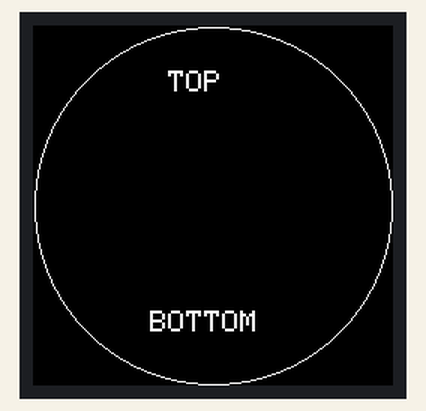
Recording of a sketch running on a simulated ESP32. Shown: 240×240 colour display. What the sketch prints to the serial monitor is not drawn.

Above: at 3.1 s.

The sketch:

step1_display_test.ino
```cpp
// Step 1 — GC9A01 display bring-up.
// Goal: prove wiring, SPI, rotation and the IPS flag before any pet logic exists.
// USB power only. Do not connect the LiPo yet.

#include <Arduino_GFX_Library.h>

// 7-pin module: no BLK pin, backlight is hardwired on.
// GPIO16/17 are not broken out on this board, so DC and RST moved to 4 and 25.
#define TFT_DC    4
#define TFT_CS    5
#define TFT_SCK  18
#define TFT_MOSI 23
#define TFT_RST  25

Arduino_DataBus *bus = new Arduino_ESP32SPI(
    TFT_DC, TFT_CS, TFT_SCK, TFT_MOSI, GFX_NOT_DEFINED /* MISO */);
Arduino_GFX *gfx = new Arduino_GC9A01(bus, TFT_RST, 0 /* rotation */, true /* IPS */);

void setup() {
  Serial.begin(115200);
  delay(200);
  Serial.println("Step 1: GC9A01 bring-up");

  if (!gfx->begin()) {
    Serial.println("gfx->begin() FAILED — check SCK/MOSI/CS/DC/RST wiring and 3V3 power");
    return;
  }
  Serial.println("gfx->begin() ok");

  // 1. Solid colour flood — confirms the panel is alive and colours aren't swapped.
  //    If red shows as blue, flip the IPS flag in the constructor.
  uint16_t colors[] = {RGB565_RED, RGB565_GREEN, RGB565_BLUE, RGB565_WHITE};
  const char *names[] = {"RED", "GREEN", "BLUE", "WHITE"};
  for (int i = 0; i < 4; i++) {
    Serial.printf("fill %s\n", names[i]);
    gfx->fillScreen(colors[i]);
    delay(600);
  }

  // 2. Orientation test — confirms rotation and that the round bezel isn't clipping.
  //    "TOP" must read upright at the top of the circle. If not, try rotation 1-3.
  gfx->fillScreen(RGB565_BLACK);
  gfx->drawCircle(120, 120, 119, RGB565_WHITE);   // should hug the glass edge all the way round
  gfx->setTextColor(RGB565_WHITE);
  gfx->setTextSize(2);
  gfx->setCursor(90, 30);
  gfx->print("TOP");
  gfx->setCursor(78, 190);
  gfx->print("BOTTOM");
  delay(2000);
}

void loop() {
  // 3. Blinking eyes — the first thing that looks like a pet, and a live refresh test.
  static bool open = true;

  gfx->fillScreen(RGB565_BLACK);
  if (open) {
    gfx->fillCircle(80, 105, 22, RGB565_WHITE);
    gfx->fillCircle(160, 105, 22, RGB565_WHITE);
    gfx->fillCircle(80, 105, 9, RGB565_BLACK);
    gfx->fillCircle(160, 105, 9, RGB565_BLACK);
  } else {
    gfx->fillRoundRect(58, 100, 44, 8, 4, RGB565_WHITE);
    gfx->fillRoundRect(138, 100, 44, 8, 4, RGB565_WHITE);
  }
  // Simple smile.
  gfx->drawCircle(120, 130, 45, RGB565_WHITE);
  gfx->fillRect(60, 75, 120, 55, RGB565_BLACK);

  open = !open;
  delay(open ? 2200 : 180);
}
```

Measured:
- what the display in image 0 shows lasts 2.1 s, from 3.0 s to 5.1 s
